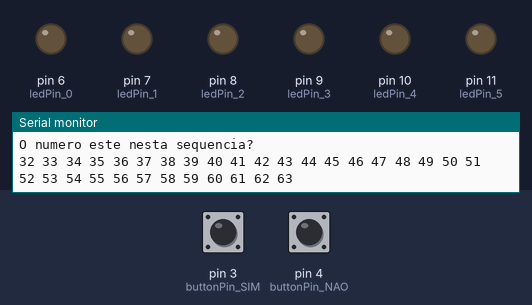
A sketch run on a simulated Arduino Uno, built with avr-gcc and run on an emulated ATmega328P. Parts: output pins drawn as LEDs (lit = HIGH), the last lines printed to the serial monitor. Dashed ring = blinking. The inputs (shaded band) are chosen by the test bench; at power-on: pin 3 (buttonPin_SIM) HIGH, pin 4 (buttonPin_NAO) HIGH.

Above: at 1.2 s.
1.3 s: pin 3 (buttonPin_SIM) pulled LOW for 3.2 s
At 3.35 s:
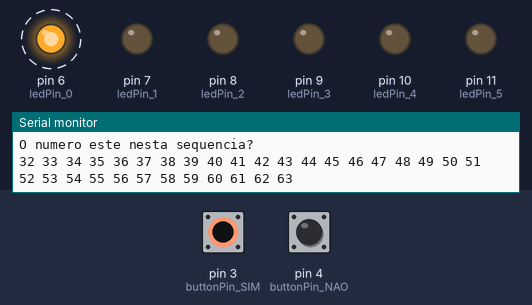
6.0 s: pin 3 (buttonPin_SIM) pulled LOW for 0.15 s
At 6.6 s:
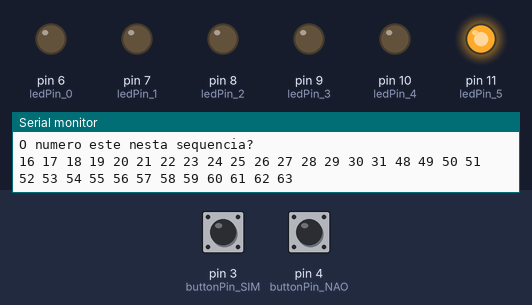
7.7 s: pin 3 (buttonPin_SIM) pulled LOW for 1 s
At 9.1 s:
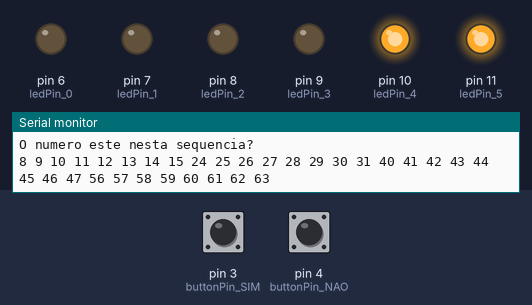
10.3 s: pin 3 (buttonPin_SIM) pulled LOW for 0.15 s
At 11.0 s:
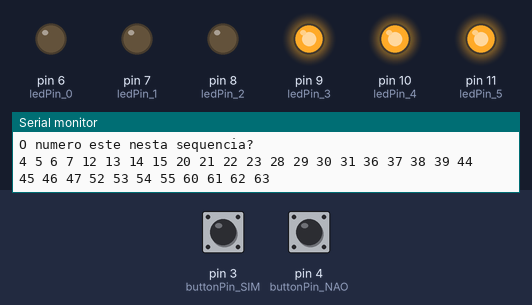
12.0 s: pin 3 (buttonPin_SIM) pulled LOW for 0.15 s
At 13.4 s:
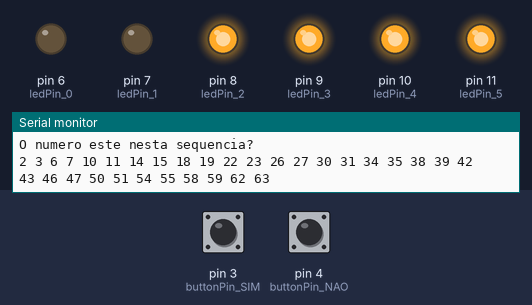
13.7 s: pin 3 (buttonPin_SIM) pulled LOW for 1 s
At 16.1 s:
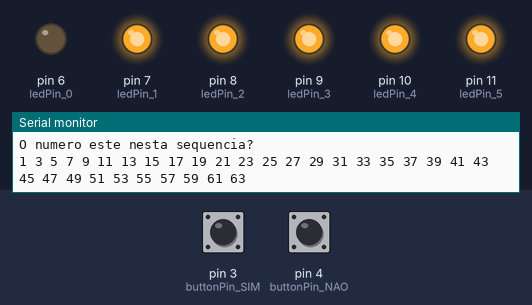
Timing chart, 0 to 17.3 s (numbered marks = the images above; inputs shaded):
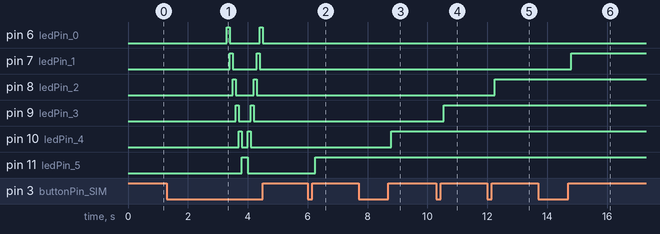

The sketch:

jogo.ino
```cpp
// C++ code
//
int buttonPin_SIM=3;
int buttonPin_NAO=4;
int ledPin_0=6;
int ledPin_1=7;
int ledPin_2=8;
int ledPin_3=9;
int ledPin_4=10;
int ledPin_5=11;
int numpensado;
int bit;
int mascara;
int n;


// Variáveis de Estado do Jogo
      // Valor da potência de 2 na ronda atual (32, 16, 8, 4, 2, 1).
void setup()
{
  Serial.begin(9600);
  pinMode(ledPin_0, OUTPUT);
  pinMode(ledPin_1, OUTPUT);
  pinMode(ledPin_2, OUTPUT);
  pinMode(ledPin_3, OUTPUT);
  pinMode(ledPin_4, OUTPUT);
  pinMode(ledPin_5, OUTPUT);
  pinMode(buttonPin_SIM,INPUT_PULLUP);
  pinMode(buttonPin_NAO,INPUT_PULLUP);

  // Garantir que todos os LEDs estão desligados no início
  digitalWrite(ledPin_5, LOW);
  digitalWrite(ledPin_4, LOW);
  digitalWrite(ledPin_3, LOW);
  digitalWrite(ledPin_2, LOW);
  digitalWrite(ledPin_1, LOW);
  digitalWrite(ledPin_0, LOW);

  int lastButtonState_SIM = LOW;
  int lastButtonState_NAO = LOW;
}

void loop()
{
 int numpensado=0;
 Serial.println("Pense num valor de 0 a 63");
  for (bit=5;bit>=0;bit--){
    //escolher a potência de dois
    mascara= 1 << bit;


    Serial.println("O numero este nesta sequencia?");
    //imprimir os numeros com essa potencia
    for (n=0;n<64;n++){
      if ((n & mascara)!= 0){
        Serial.print(n);
        Serial.print (" ");
      }
    }
    Serial.println();

    // Ler a resposta do utilizador
    int sim = !digitalRead(buttonPin_SIM);
    int nao = !digitalRead(buttonPin_NAO);

    while (!sim && !nao){
      sim = !digitalRead(buttonPin_SIM);
      nao = !digitalRead(buttonPin_NAO);

    }
    int cronometro=millis();
    //diz qual o botao é que está pressionado
    int botaoPressionado=0;
    if (sim){
      botaoPressionado=buttonPin_SIM;
    }
    else {
      botaoPressionado=buttonPin_NAO;
    }
    // enquanto estiver a ser pressionado
    while (sim || nao){
      sim = !digitalRead(buttonPin_SIM);
      nao = !digitalRead(buttonPin_NAO);
      //quando for pressionado por mais de 2s
      if (millis() - cronometro > 2000){
        varrerLeds();
        return;
     }
    }


    delay(100);
    if (botaoPressionado == buttonPin_SIM){
      digitalWrite(6+bit, HIGH);
      numpensado+=mascara;
    }


  }
  Serial.println(numpensado);
  delay(5000);
  varrerLeds();
}

//reset
void varrerLeds(){
  int delayDuracao=100;

  for(int led=11; led >=6;led--){
    digitalWrite(led,LOW);
  }

  for(int led=6; led <=11;led++){
    digitalWrite(led,HIGH);
    delay(delayDuracao);
    digitalWrite(led,LOW);
  }

  for(int led=11; led >=6;led--){
    digitalWrite(led,HIGH);
    delay(delayDuracao);
    digitalWrite(led,LOW);
  }

}
```

Measured:
- after the input at 1.3 s, pin 6 (ledPin_0): alternates HIGH for 0.10 s and LOW for 1.0 s, starting after 2.0 s; pin 7 (ledPin_1): alternates HIGH for 0.10 s and LOW for 0.80 s, 4 changes in all, then stays LOW, starting after 2.1 s
- after the input at 6.0 s, pin 11 (ledPin_5): LOW → HIGH after 0.25 s
- after the input at 7.7 s, pin 10 (ledPin_4): LOW → HIGH after 1.1 s
- after the input at 10.3 s, pin 9 (ledPin_3): LOW → HIGH after 0.25 s
- after the input at 12.0 s, pin 8 (ledPin_2): LOW → HIGH after 0.25 s
- after the input at 13.7 s, pin 7 (ledPin_1): LOW → HIGH after 1.1 s
